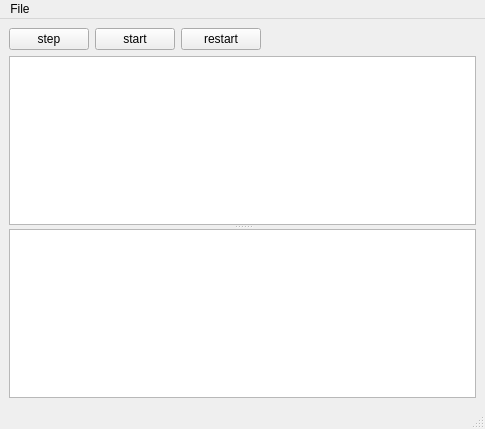
<?xml version="1.0" encoding="UTF-8"?>
<ui version="4.0">
 <class>MainForm</class>
 <widget class="QMainWindow" name="MainForm">
  <property name="geometry">
   <rect>
    <x>0</x>
    <y>0</y>
    <width>485</width>
    <height>429</height>
   </rect>
  </property>
  <property name="windowTitle">
   <string>MainWindow</string>
  </property>
  <widget class="QWidget" name="centralwidget">
   <layout class="QGridLayout" name="gridLayout">
    <item row="0" column="0">
     <layout class="QHBoxLayout" name="horizontalLayout">
      <item>
       <widget class="QPushButton" name="btnStep">
        <property name="text">
         <string>step</string>
        </property>
       </widget>
      </item>
      <item>
       <widget class="QPushButton" name="btnStart">
        <property name="text">
         <string>start</string>
        </property>
       </widget>
      </item>
      <item>
       <widget class="QPushButton" name="btnRestart">
        <property name="text">
         <string>restart</string>
        </property>
       </widget>
      </item>
      <item>
       <spacer name="horizontalSpacer">
        <property name="orientation">
         <enum>Qt::Horizontal</enum>
        </property>
        <property name="sizeHint" stdset="0">
         <size>
          <width>40</width>
          <height>20</height>
         </size>
        </property>
       </spacer>
      </item>
     </layout>
    </item>
    <item row="1" column="0">
     <widget class="QSplitter" name="splitter">
      <property name="orientation">
       <enum>Qt::Vertical</enum>
      </property>
      <widget class="QColumnView" name="clmnTape"/>
      <widget class="QTableView" name="tblTuring"/>
     </widget>
    </item>
   </layout>
  </widget>
  <widget class="QMenuBar" name="menubar">
   <property name="geometry">
    <rect>
     <x>0</x>
     <y>0</y>
     <width>485</width>
     <height>25</height>
    </rect>
   </property>
   <widget class="QMenu" name="menuFile">
    <property name="title">
     <string>File</string>
    </property>
    <addaction name="actionLoad"/>
    <addaction name="actionSave"/>
    <addaction name="separator"/>
    <addaction name="actionExit"/>
   </widget>
   <addaction name="menuFile"/>
  </widget>
  <widget class="QStatusBar" name="statusbar"/>
  <action name="actionLoad">
   <property name="text">
    <string>Load...</string>
   </property>
   <property name="shortcut">
    <string>Ctrl+O</string>
   </property>
  </action>
  <action name="actionSave">
   <property name="text">
    <string>Save...</string>
   </property>
   <property name="shortcut">
    <string>Ctrl+S</string>
   </property>
  </action>
  <action name="actionExit">
   <property name="text">
    <string>Exit</string>
   </property>
   <property name="shortcut">
    <string>Ctrl+Q</string>
   </property>
  </action>
 </widget>
 <resources/>
 <connections>
  <connection>
   <sender>actionExit</sender>
   <signal>triggered()</signal>
   <receiver>MainForm</receiver>
   <slot>close()</slot>
   <hints>
    <hint type="sourcelabel">
     <x>-1</x>
     <y>-1</y>
    </hint>
    <hint type="destinationlabel">
     <x>242</x>
     <y>214</y>
    </hint>
   </hints>
  </connection>
 </connections>
</ui>
